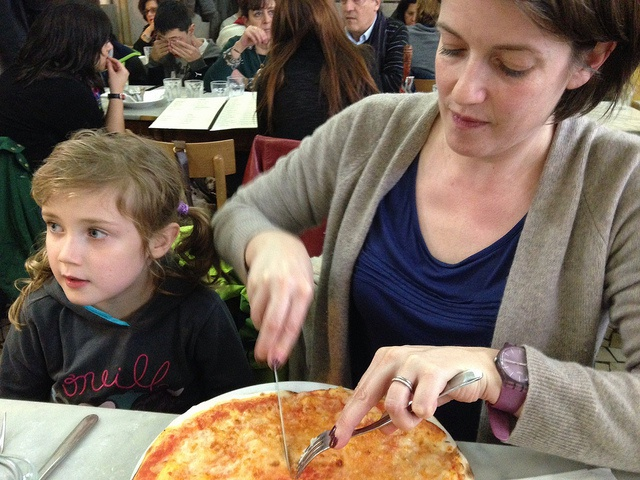
#> input picture Selective Search/person.jpg, 640 x 480 px
$ python selective_search.py --image person.jpg
#> lines starting #> are read from the running program, lines starting #| are printed output that depends on the picture
# import the necessary packages
import argparse
import random
import time
import cv2
# construct the argument parser and parse the arguments
ap = argparse.ArgumentParser()
ap.add_argument("-i", "--image", required=True,
	help="path to the input image")
ap.add_argument("-m", "--method", type=str, default="fast",
	choices=["fast", "quality"],
	help="selective search method")
args = vars(ap.parse_args())

# load the input image
image = cv2.imread(args["image"])
#> image is the input picture: shape (480, 640, 3); mean B, G, R 88.7, 102.1, 118.1
# initialize OpenCV's selective search implementation and set the
# input image
ss = cv2.ximgproc.segmentation.createSelectiveSearchSegmentation()
ss.setBaseImage(image)
# check to see if we are using the *fast* but *less accurate* version
# of selective search
if args["method"] == "fast":
	print("[INFO] using *fast* selective search")
	ss.switchToSelectiveSearchFast()
# otherwise we are using the *slower* but *more accurate* version
else:
	print("[INFO] using *quality* selective search")
	ss.switchToSelectiveSearchQuality()

# run selective search on the input image
start = time.time()
rects = ss.process()
end = time.time()
# show how along selective search took to run along with the total
# number of returned region proposals
print("[INFO] selective search took {:.4f} seconds".format(end - start))
print("[INFO] {} total region proposals".format(len(rects)))


# loop over the region proposals in chunks (so we can better
# visualize them)
for i in range(0, len(rects), 100):
	# clone the original image so we can draw on it
	output = image.copy()
	# loop over the current subset of region proposals
	for (x, y, w, h) in rects[i:i + 100]:
		# draw the region proposal bounding box on the image
		color = [random.randint(0, 255) for j in range(0, 3)]
		cv2.rectangle(output, (x, y), (x + w, y + h), color, 2)
	# show the output image
	cv2.imshow("Output", output)
	key = cv2.waitKey(0) & 0xFF
	# if the `q` key was pressed, break from the loop
	if key == ord("q"):
		break
#> this loop made 1 pass; (key q is pressed on pass 1)
#> pass 1, `cv2.imshow("Output", output)`:
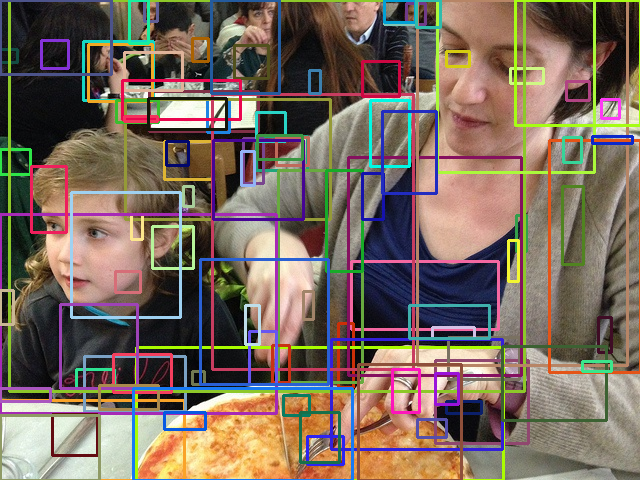
#> window 'Output': shape (480, 640, 3); mean B, G, R 93.6, 105.7, 121.3
